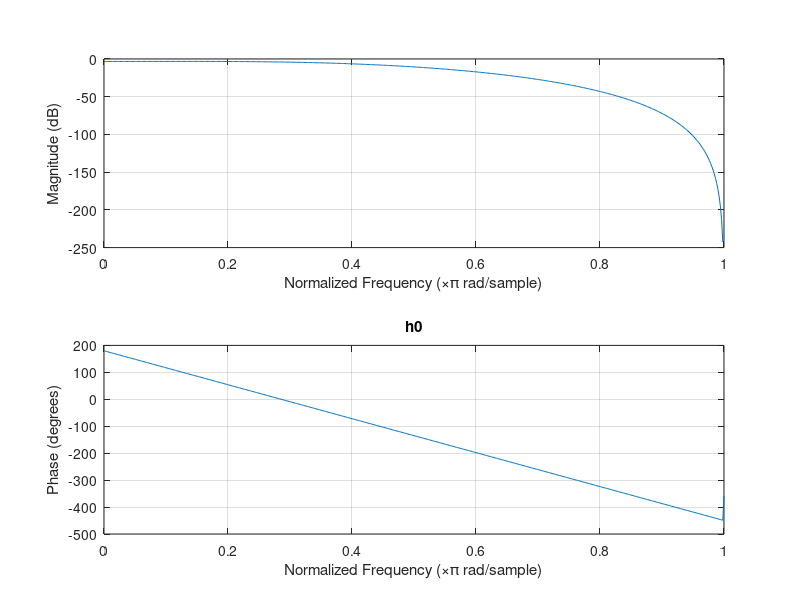
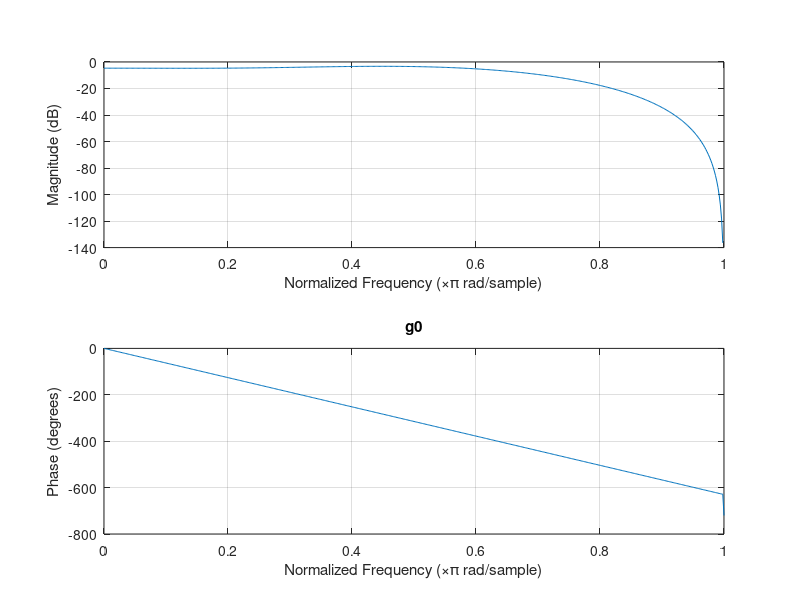
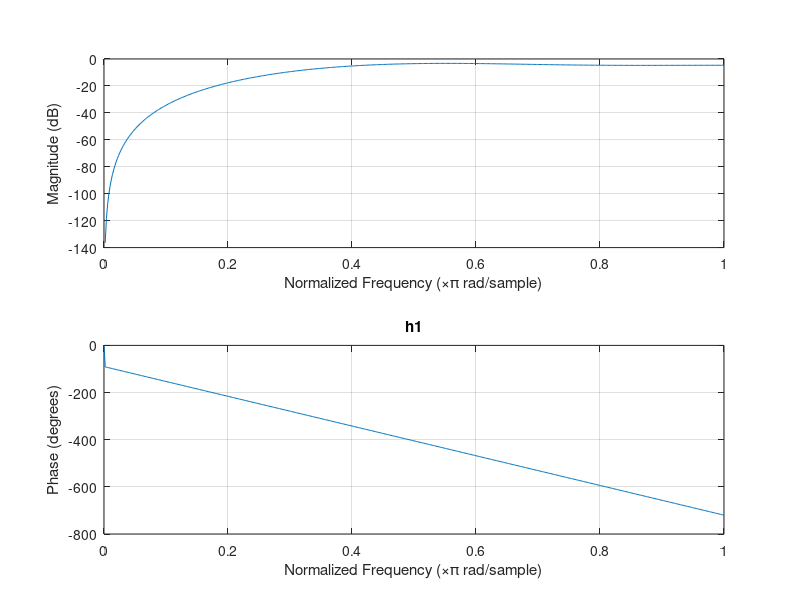
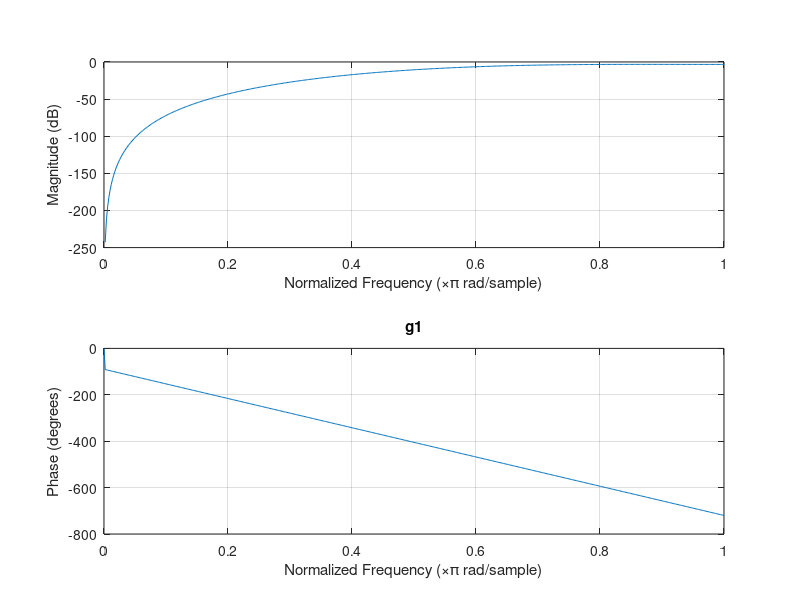

These charts were generated, in order, by the following MATLAB code:
clear();
clc();

a = -5;
b = 40;
c = -131;
d = 208;
ks_roots = roots([a b c d c b a]);

g0 = 1/32 * (poly([ ks_roots(2) ks_roots(3) ks_roots(4) ks_roots(5) -1 -1 -1]));
h0 = 1/64 * (poly([ks_roots(1) ks_roots(6) -1 -1 -1 -1 -1]));

h1 = zeros(1,length(h0));
g1 = zeros(1,length(h0));

for i = 1 : length(h0);
h1(i) = (-1)^(i-1) * g0(i);
g1(i) = (-1)^(i) * h0(i);
end;

figure(1)
freqz(h0);
title('h0');

figure(2)
freqz(g0);
title('g0');

figure(3)
freqz(h1);
title('h1');

figure(4)
freqz(g1);
title('g1');

t = 0.5*(conv(h0,g0)+conv(h1,g1));
figure(5)
freqz(t);
title('Distortion (t)');

w = 0:1/511:1;
figure(6);
plot(w,abs(freqz(h0)),w,abs(freqz(h1)));
title('h0 and h1 in same plot');

A = 0.5.*((g0.*(-g1))+(g1.*g0))

